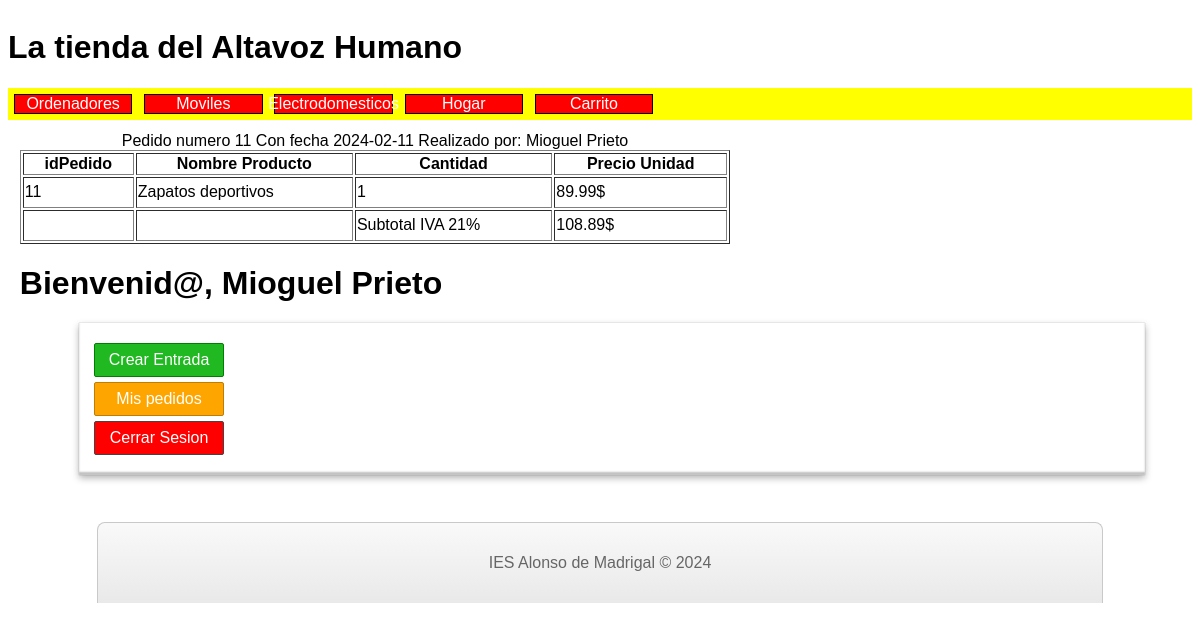
/Carrito_MVC/Pedido/factura?id=11 (signed in), run on the app's committed database.
### tables this page shows
CREATE TABLE `categoriaproductos` (
  `id` int(11) NOT NULL,
  `nombre` varchar(50) DEFAULT NULL
);

CREATE TABLE `detalles_pedidos` (
  `id` int(11) NOT NULL,
  `id_pedido` int(11) DEFAULT NULL,
  `producto_id` int(11) DEFAULT NULL,
  `cantidad` int(11) DEFAULT NULL,
  `precio_unitario` decimal(10,2) DEFAULT NULL
);

CREATE TABLE `pedidos` (
  `id` int(11) NOT NULL,
  `usuario_id` int(11) DEFAULT NULL,
  `fecha_pedido` date DEFAULT NULL,
  `total_pedido` decimal(10,2) DEFAULT NULL
);

CREATE TABLE `productos` (
  `id` int(11) NOT NULL,
  `nombre` varchar(50) DEFAULT NULL,
  `descripcion` text DEFAULT NULL,
  `precio` decimal(10,2) DEFAULT NULL,
  `categoria_id` int(11) DEFAULT NULL
);

### Carrito_MVC/src/controllers/ViewController.php (called while the page is built, shortened)
<?php
class ViewController
{
    public static function show($viewName = null, $data = null)
    {
        self::showHeader();
        require_once $viewName;
    }
    public static function showHeader()
    {
        $categoriaModel = new CategoriaModel();
        $categorias = $categoriaModel->getAll();
        include 'views/layout/header.php';
    }
    public static function showFooter()
    {
        include 'views/layout/footer.php';
    }
}

### Carrito_MVC/src/database/Conexion.php (called while the page is built, shortened)
<?php
class Conexion
{
    public static function conectar()
    {
        try {
            $conexion = new \PDO('mysql:host='.ConfigBD::$SERVER_NAME_BD.';dbname='.ConfigBD::$DB_NAME.';port='.ConfigBD::$SERVER_POR_BD.';charset='.ConfigBD::$CHARSET, ConfigBD::$USER_DB, ConfigBD::$passwordBD);
            $conexion->setAttribute(\PDO::ATTR_ERRMODE, \PDO::ERRMODE_EXCEPTION);
            return $conexion;
        } catch (\PDOException $e) {
            echo $e->getMessage();
            return NULL;
        }
    }
}
?>

### Carrito_MVC/src/models/CategoriaModel.php (called while the page is built, shortened)
<?php
class CategoriaModel extends Model
{
    public function __construct()
    {
        $this->tabla = "categoriaproductos";
    }
}

### Carrito_MVC/src/models/Model.php (called while the page is built, shortened)
<?php
class Model
{
    protected $conn;
    protected $tabla;
    public function __construct()
    {
        $this->conn = Conexion::conectar();
    }
    public function getAll()
    {
        try {
            $consulta = "select * from {$this->tabla}";
            $sentencia = $this->conn->prepare($consulta);
            $sentencia->execute();
            $resultado = [];
            while ($fila = $sentencia->fetch()) {
                $resultado[] = $fila;
            }
            return $resultado;
        } catch (\PDOException $e) {
            echo '<p>Fallo en la conexión' . $e->getMessage() . '</p>';
            return null;
        }
    }
}

### Carrito_MVC/src/models/DetallesPedidosModel.php (called while the page is built, shortened)
<?php
class DetallesPedidosModel extends Model
{
    public function nombreProductosPedido($idPedido){
        try{
            $consulta = "SELECT dp.*, p.nombre AS nombreProducto, pe.fecha_pedido AS fechaPedido
            FROM detalles_pedidos dp
            JOIN productos p ON dp.producto_id = p.id
            JOIN pedidos pe ON dp.id_pedido = pe.id
            WHERE dp.id_pedido = :idPedido;";
            $sentencia = $this->conn->prepare($consulta);
            $sentencia->bindParam(':idPedido', $idPedido);
            $sentencia->setFetchMode(\PDO::FETCH_ASSOC);
            $sentencia->execute();
            return $sentencia->fetchAll();
        }catch(\PDOException $e){
        }
    }
}

### Carrito_MVC/views/entradas/showDetallePedido.php (the view, shortened to what this page needs)
<?php
echo "<div id='productos'>";
echo '<table border="1" class="tabla ">';
$pedio = $data["pedidos"];
echo "<caption>Pedido numero " . $pedio[0]["id_pedido"] . " Con fecha " . $pedio[0]["fechaPedido"] . " Realizado por: " . $_SESSION["user"]["nombre"] . " " . $_SESSION["user"]["apellido"] . "</caption>";
echo '<thead>';
echo '<tr>';
echo '<th>idPedido</th>';
echo '<th>Nombre Producto</th>';
echo '<th>Cantidad</th>';
echo '<th>Precio Unidad</th>';
echo '</tr>';
echo '</thead>';
echo '<tbody>';
$subtotal = 0;
foreach ($data["pedidos"] as $key => $pedido) {
    $subtotal += (floatval($pedido['precio_unitario']) * Parameters::$IVA) * $pedido["cantidad"];
    echo "<a>";
    echo '<tr>';
    echo '<td>' . $pedido['id_pedido'] . '</td>';
    echo '<td>' . $pedido['nombreProducto'] . '</td>';
    echo '<td>' . $pedido['cantidad'] . '</td>';
    echo '<td>' . $pedido['precio_unitario'] . '$</td>';
    echo '</tr>';
}
echo "<tr>";
echo '<td> </td>';
echo '<td></td>';
echo '<td>Subtotal IVA 21% </td>';
echo '<td>' . round($subtotal, 2) . '$</td>';
echo '</tbody>';
echo '</table>';
echo "</div>";

### Carrito_MVC/views/layout/header.php (shortened to what this page needs)
<!DOCTYPE html>
<html lang="en">
<head>
    <link rel="stylesheet" type="text/css" href="<?= Parameters::$BASE_URL?>assets/css/style.css" />
</head>
<body>
    <h1>La tienda del Altavoz Humano</h1>
    <div id="categorias">
        <?php
        echo "<div id='padreBarra'>";
        foreach ($categorias as  $categoria) {
            echo "<a id='barra'href='".Parameters::$BASE_URL."Entrada/categoria&id=".$categoria["id"]."'>".$categoria["nombre"]."</a>";
        }
        if(isset($_SESSION["cart"])){
            echo "<a id='barra' href='".Parameters::$BASE_URL."Cart/mostrar'>Carrito ".count($_SESSION["cart"])."</a>";
        }else{
            echo "<a id='barra' href='".Parameters::$BASE_URL."Cart/mostrar'>Carrito</a>";
        }
        echo "</div>";
        ?>
    </div>
    <div id="vistaPrincipal">

### Carrito_MVC/assets/css/style.css (style rules this page uses)
* { box-sizing: border-box; font-family: sans-serif, Helvetica, Arial; text-decoration: none; }
body { display: flex; flex-direction: column; justify-content: flex-start; flex-direction: column; }
#padreBarra { display: flex; justify-content: flex-start; width: 100%; background-color: yellow; text-decoration: none; }
#barra { display: flex; justify-content: center; align-items: center; width: 10%; margin: 0.5%; height: auto; background-color: red; border: 1px solid black; text-decoration: none; color: white; }
#vistaPrincipal { display: flex; flex-wrap: wrap; width: 100%; margin: 1%; flex-direction: column; }
#productos { display: flex; width: 60%; flex-direction: column; flex-wrap: wrap; }

### data on the page
categoriaproductos: nombre "Ordenadores"
categoriaproductos: nombre "Moviles"
categoriaproductos: nombre "Electrodomesticos"
categoriaproductos: nombre "Hogar"
detalles_pedidos: id_pedido "11", id_pedido.fecha_pedido "2024-02-11", producto.nombre "Zapatos deportivos", cantidad "1", precio_unitario "89.99"

### other printed values
$_SESSION["user"]["nombre"] "Mioguel"
$_SESSION["user"]["apellido"] "Prieto"
$subtotal "108.89"
$usuario["nombre"] "Mioguel"
$usuario["apellido"] "Prieto"
